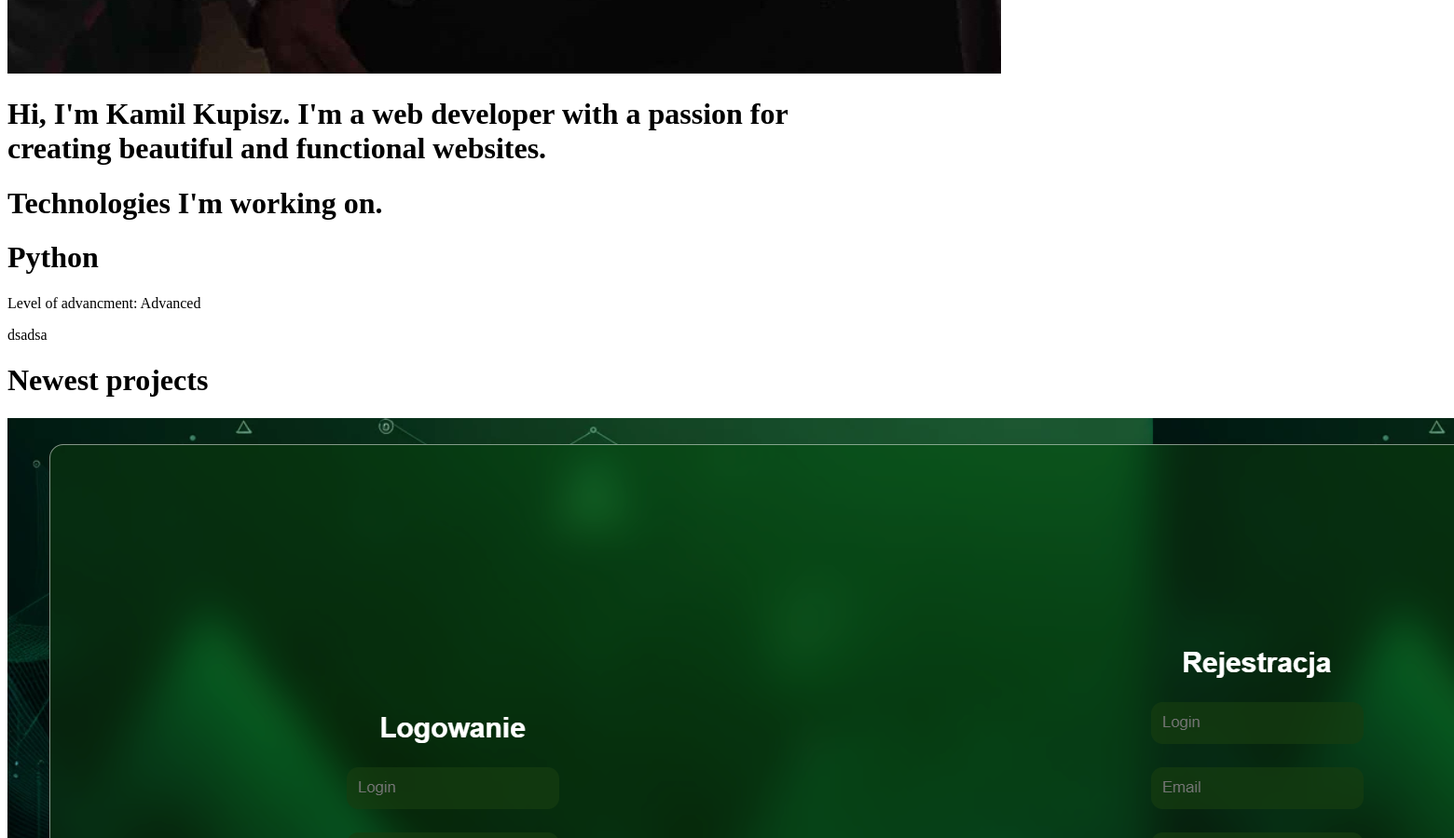
The app's page / (middle part), older data.
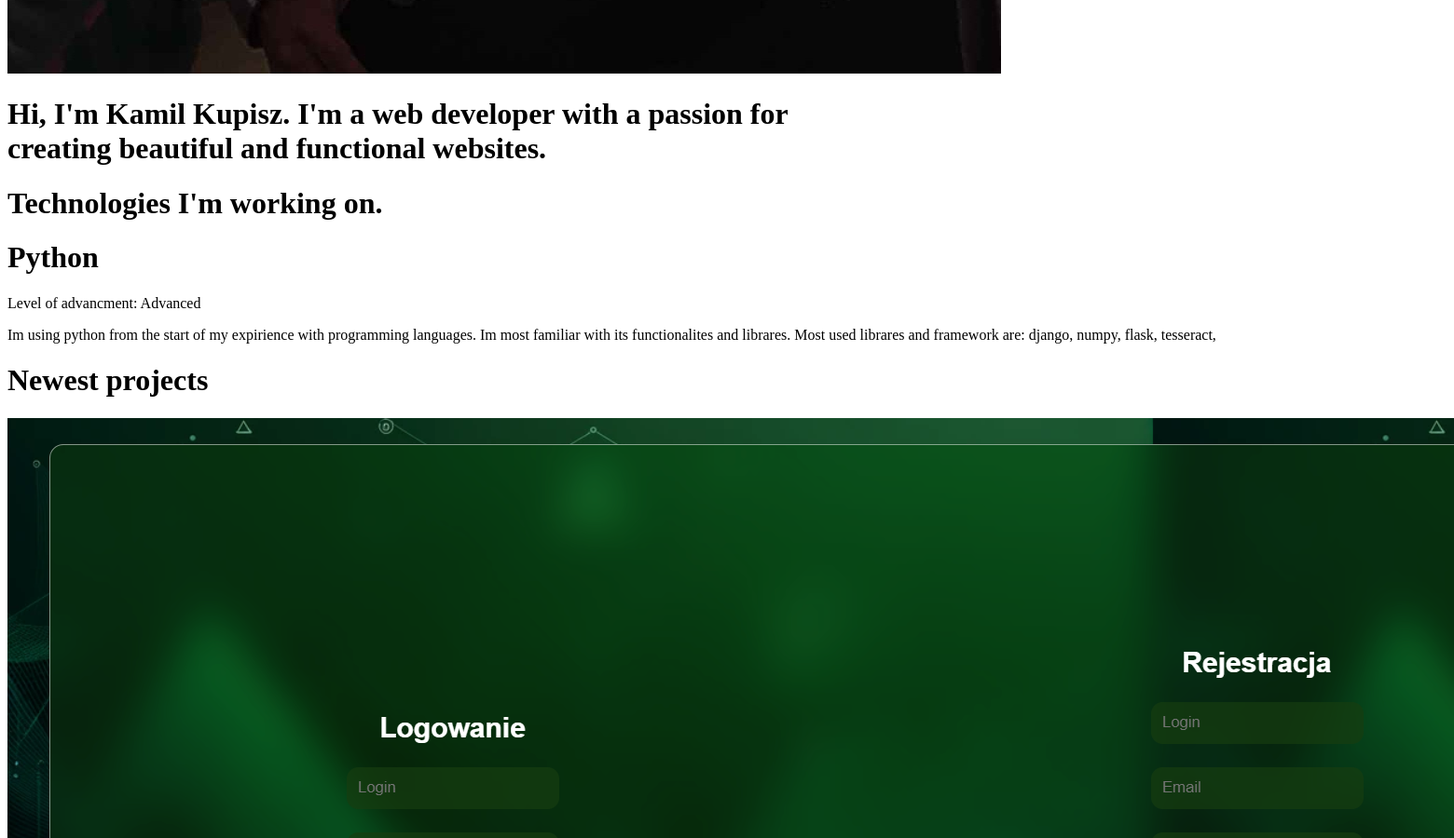
The same page, newer data.
### portfolio/models.py (models this page shows, shortened)
class Technologies(models.Model):
    name = models.CharField(max_length=100)
    level = models.TextField()
    description = models.TextField()

### portfolio/views.py (the view)
# urls.py: 2. Add a URL to urlpatterns:  path('', views.home, name='home')
def home(request):
    projects = Project.objects.all()
    technologies = Technologies.objects.all()
    context = {
        'context': projects,
        'technologies': technologies
        }
    return render(request, 'portfolio/index.html', context)

### portfolio/templates/portfolio/index.html (shortened to what this page needs)
{% load sass_tags %}
{% load static %}
<!DOCTYPE html>
<html>
    <head>
        <link href="{% sass_src 'stylesheets/portfolio/index.scss' %}" rel="stylesheet" type="text/css" />
    </head>
    <body>
        <div class="main">
            <div class="main-body">
                <div class="introduction">
                    <div class="profile-image">
                        <img src="{% static 'images/profile.jpg' %}" alt="Profile image" />
                    </div>
                    <div class="intro-text">
                        <h1>Hi, I'm Kamil Kupisz. I'm a web developer with a passion for <br/> creating beautiful and functional websites.</h1>
                    </div>
                </div>
                <div class="technologies" id="technologies">
                    <div class="title center">
                        <h1>Technologies I'm working on.</h1>
                    </div>
                    <div class="technology-box">
                    {% for x in technologies %}
                        <div class="technology-item">
                            <div class="technology-item_box">
                                <div class="technologies-title">
                                    <h1>{{x.name}}</h1>
                                </div>
                                <div class="technologies-text">
                                    <p> Level of advancment: {{x.level}} </p>
                                    <p>{{ x.description}}</p>
                                </div>
                            </div>
                        </div>
                    {% endfor %}
                    </div>
                </div>
                <div class="projects_main" id="projects">
                    <div class="title center" >
                        <h1>Newest projects</h1>
                    </div>
                    <div class="projects">
                        {% for x in context %}
                        <div class="project" id=project{{x.id}}>
                            <div class="project-image">
                                <img src="{{media_url}}{{x.image.url}}" alt="Project image" />
                            </div>
                        </div>
                        {% endfor %}
                    </div>
                </div>
            </div>
        </div>
    </body>
</html>

Row changes from the older to the newer data that the page shows:
changed Technologies "Python": description "dsadsa" → "Im using python from the start of my expirience with programming languages. Im most familiar with its functionalites and librares. Most used librares and framework are: django, numpy, flask, tesseract,"
